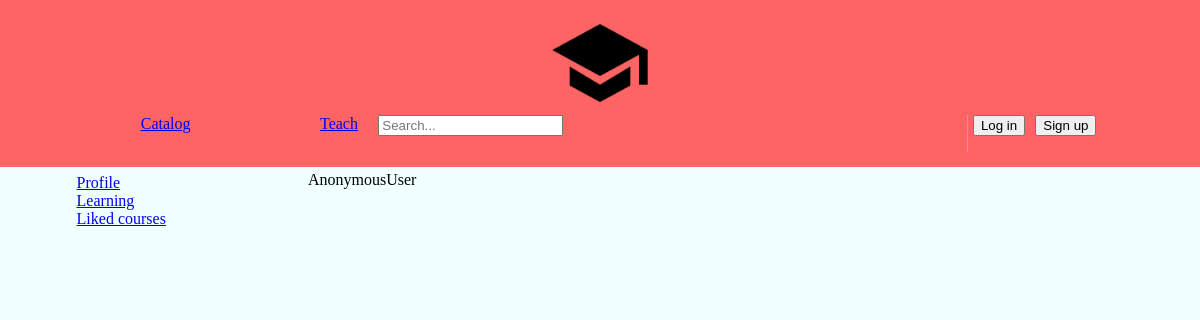
Page /teach/liked on the earlier database version.
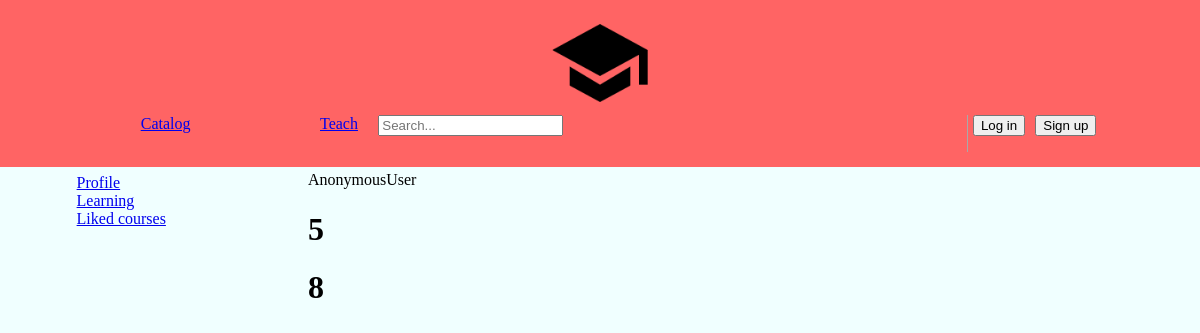
Same page on the later database version.
### main/models.py (models this page shows, shortened)
class Course(models.Model):
    coursename = models.CharField(max_length=256, null=False)
    teacher = models.CharField(max_length=32, null=False)
    price = models.DecimalField(max_digits=8, decimal_places=2)
    added = models.ManyToManyField(User, default=None)
    liked = models.BooleanField(False)

### teach/views.py (the view)
# urls.py: path('liked', views.liked, name = 'liked1'),
def liked(request):
    courses = Course.objects.all().filter(
    )
    return render(request , 'teach/liked1.html',{
        'courses':courses,
        'request':request,
    })

### teach/templates/teach/liked1.html
{% include 'main/header.html' %}
<div class="main" style="display: flex">
    {% include 'teach/list.html' %}
    <div class="nav2">
        <p>
            {{ request.user }}
        </p>
        {% for c in courses %} {% for request.user.username in c.added.all%}
        <h1>{{ c.id }}</h1>
        {% endfor %} {% endfor %}
    </div>
</div>

Differences in the rows shown:
now on this page (row unchanged): Course: id "5"
added Course: id "8"
